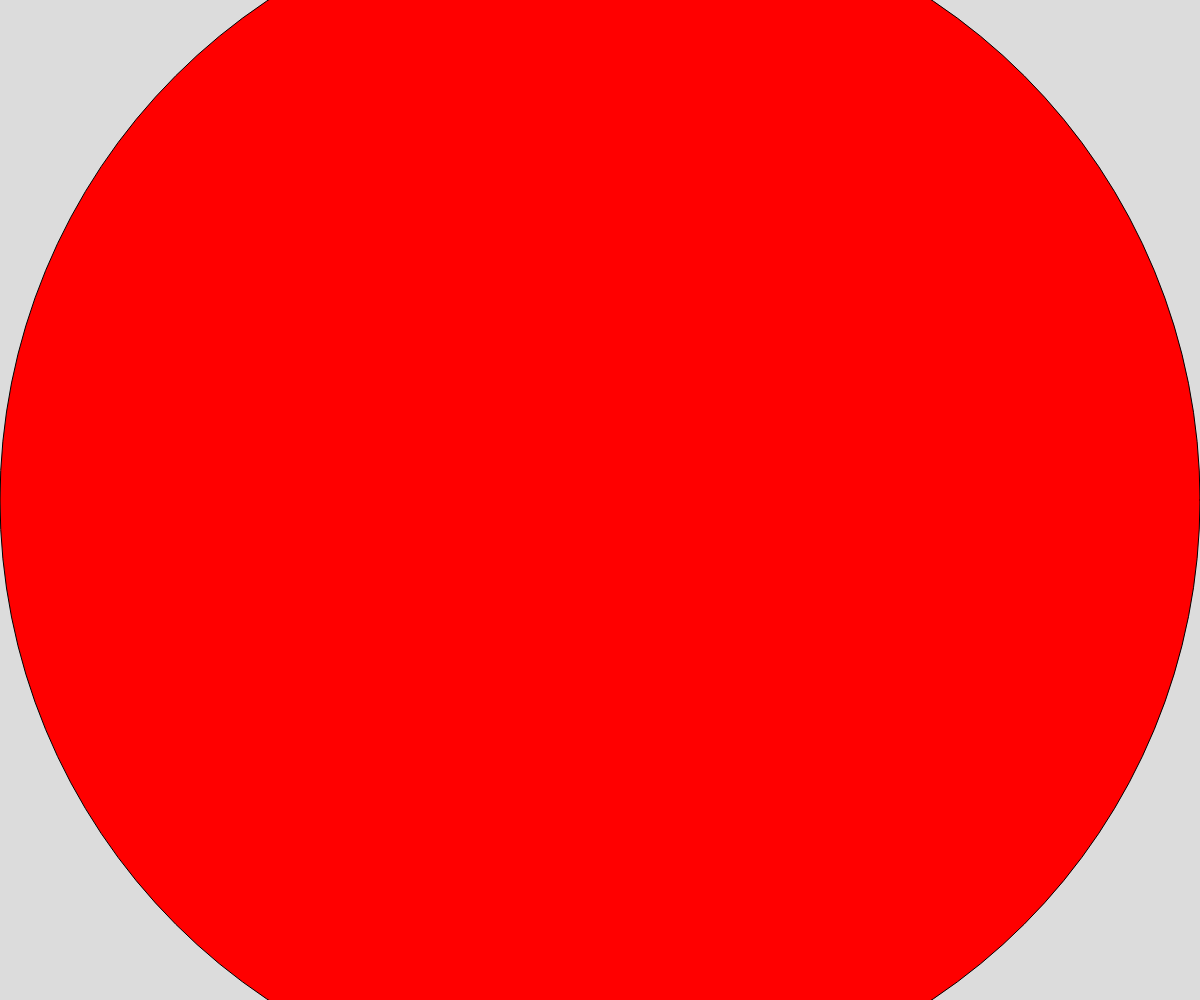
Frame 1 (no input)
Frame 60 (no input): identical to frame 1, image omitted
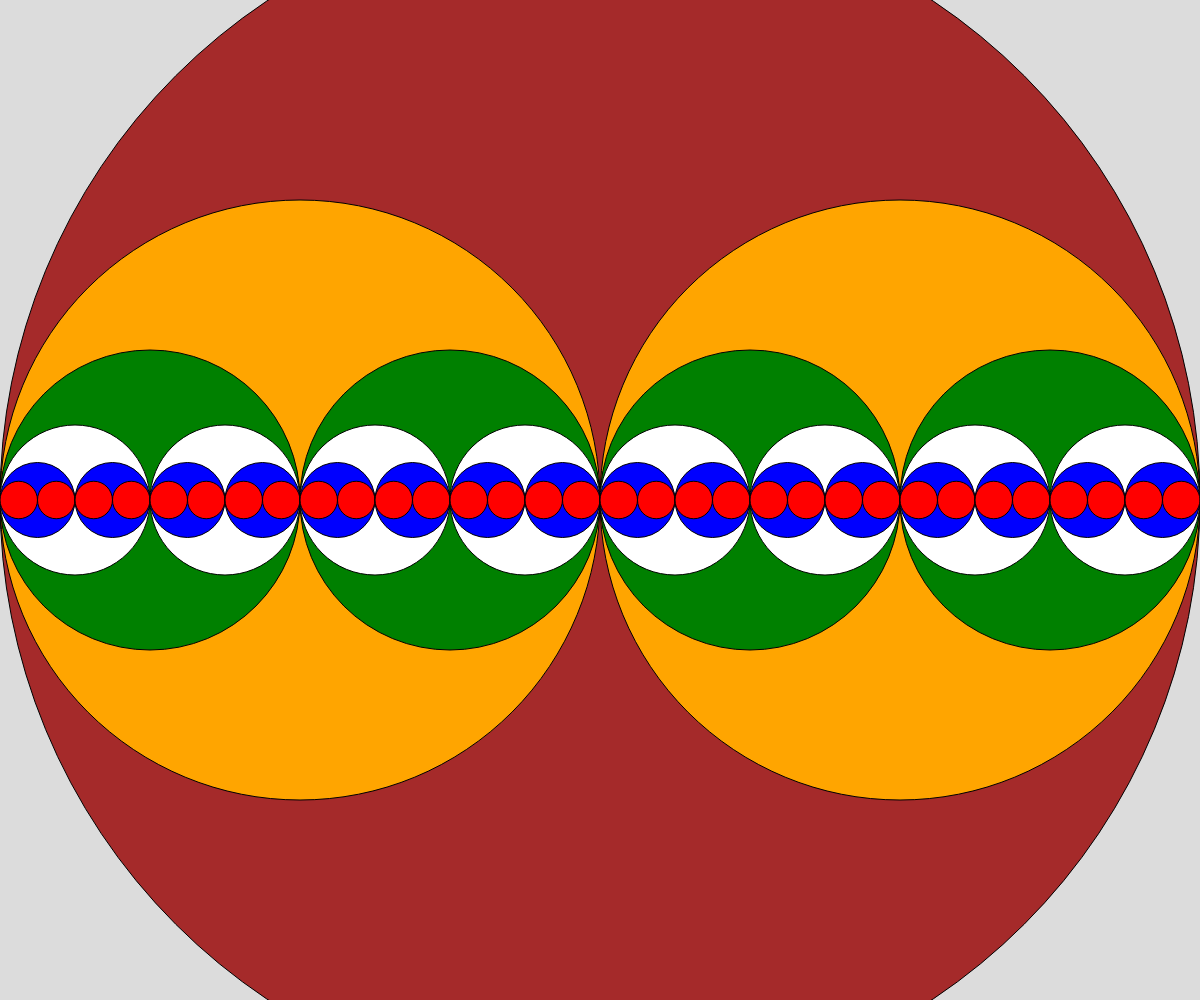
Frame 120 (the mouse pressed at the canvas centre since frame 60)

The p5.js sketch that drew these frames (run headless with seeded random() and noise() and a simulated clock; from frame 60 on, the mouse is pressed at the canvas centre):

// p5.js sketch
// ── sketch.js
// Fractal Circles -- first recursion visualization
// Ahmed Omar
// 5/30/2023

let theColors = ["red", "blue", "navy blue", "green", "orange", "brown", "purple", "yellow", "black", "white", "pink"];

function setup() {
  createCanvas(windowWidth, windowHeight);
}

function draw() {
  background(220);
  let theDepth = Math.floor(map(mouseX, 0, width, 0, 10));
  fractalCircle(width/2, width, theDepth);
}

function fractalCircle(x, diameter, depth){
  //base case
  fill(theColors[depth]);
  circle(x, height/2, diameter);

  if (depth > 0){
    depth--;
    //left side circle
    fractalCircle(x- diameter/4, diameter/2, depth);
    //right side circle
    fractalCircle(x+diameter/4, diameter/2, depth);
  }
}
